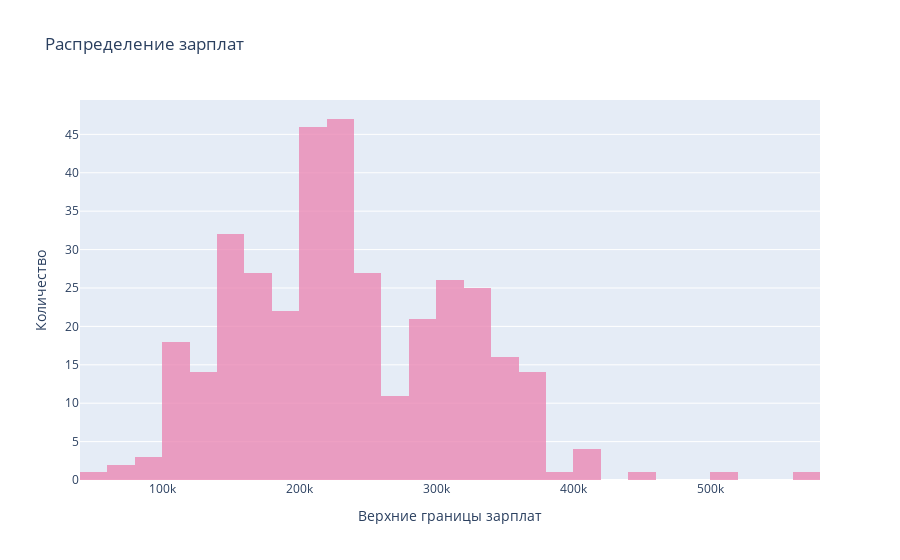

This figure's notebook cell:
### Code cell
import plotly.graph_objects as go
trace0 = go.Histogram(
    	x = df['sal_to'],
    	opacity=0.8,
        marker_color='#EB89B5')
    
layout= go.Layout(
    	title= 'Распределение зарплат',
        xaxis={'title':'Верхние границы зарплат'},
        yaxis={'title':'Количество'})
    
fig = go.Figure(data = [trace0], layout = layout)
fig.show()

### Figure 1 — Plotly figure (JSON) as saved in the notebook; plotly's stock layout.template omitted (floating-point values rounded to 4 significant figures; data arrays with more than 128 entries replaced by an {"elided": "..."} marker saying what was removed)
{"data": [{"marker": {"color": "#EB89B5"}, "opacity": 0.8, "type": "histogram", "x": {"elided": "360 int values"}}], "layout": {"title": {"text": "Распределение зарплат"}, "xaxis": {"title": {"text": "Верхние границы зарплат"}}, "yaxis": {"title": {"text": "Количество"}}}}
